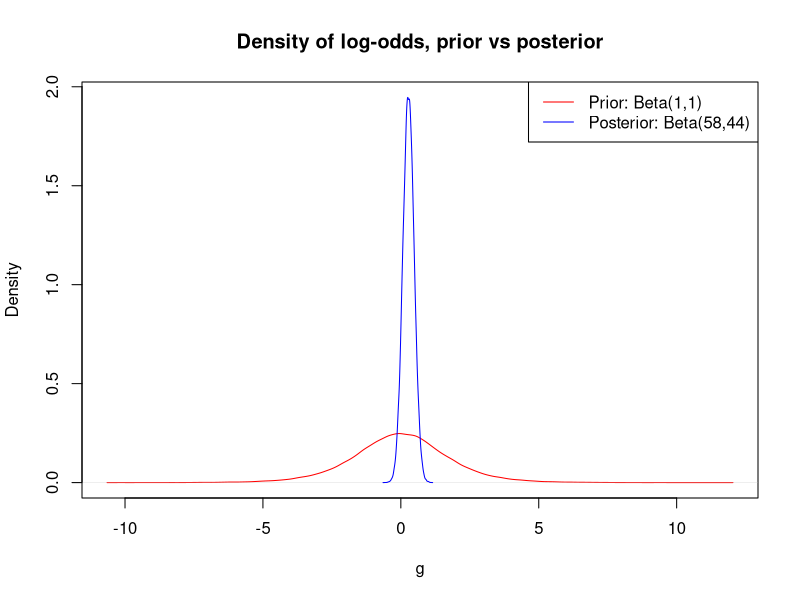
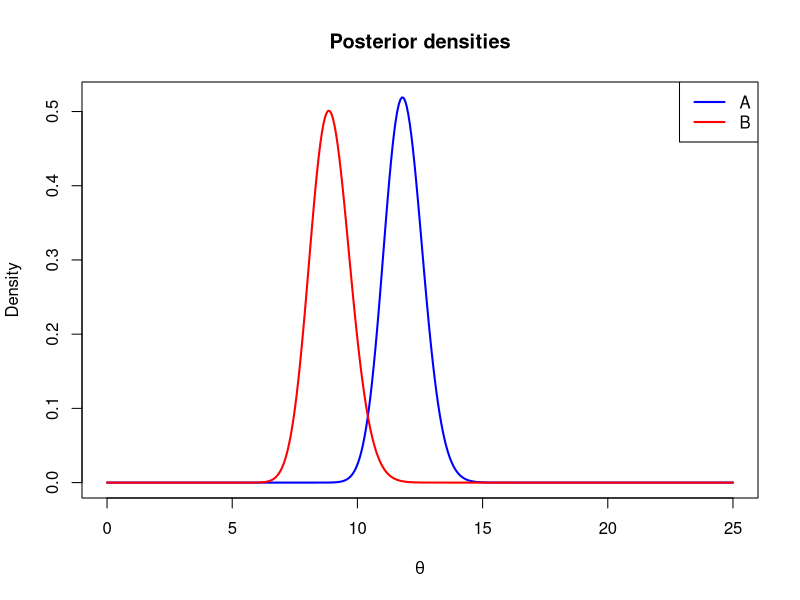
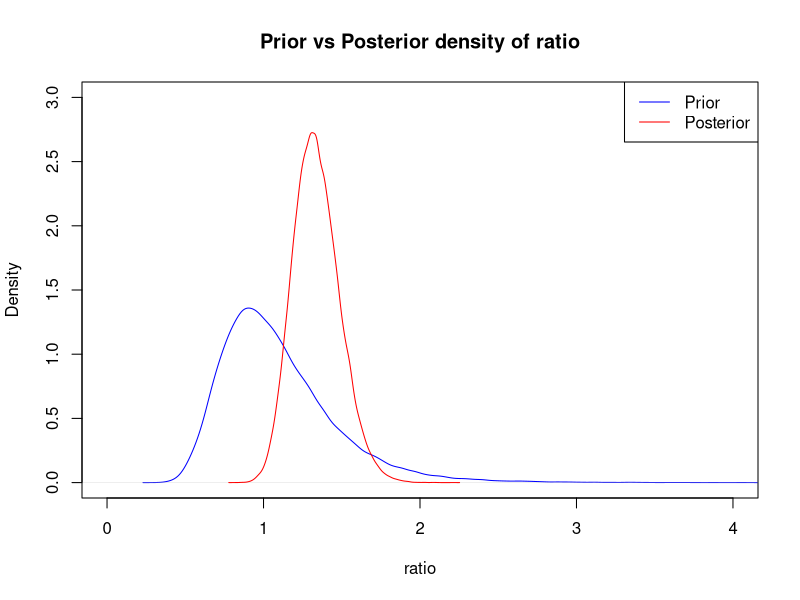
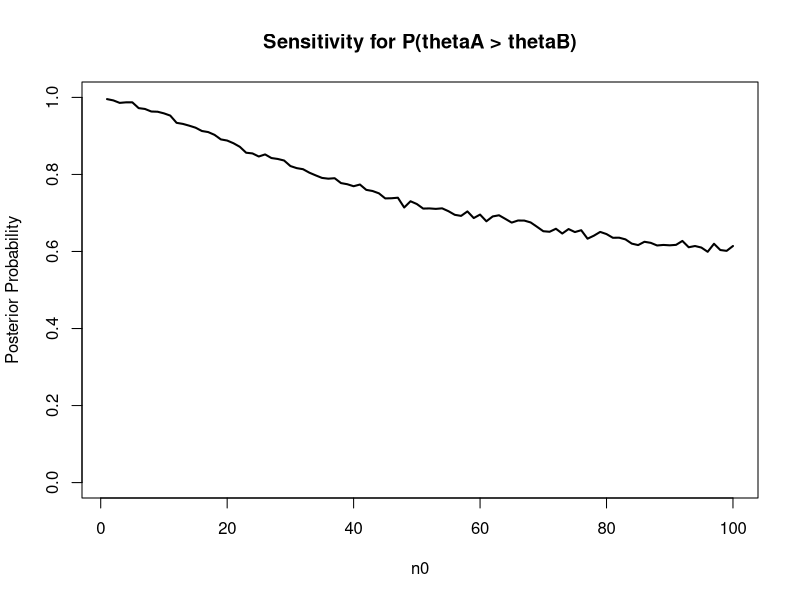

These figures' R source, in order:
## ---- chunk 1
library(knitr)
opts_chunk$set(
  echo = TRUE,
  warning = FALSE,
  message = FALSE,
  error = FALSE
)
## ---- chunk 2
S <- 57
n <- 100
alpha_prior <- 1
beta_prior <- 1
alpha_post <- alpha_prior + S
beta_post <- beta_prior + n - S
post_mean <- alpha_post / (alpha_post + beta_post)
credible_interval <- qbeta(c(0.025, 0.975), alpha_post, beta_post)
## ---- chunk 3
alpha_prior <- 1
beta_prior <- 3
alpha_post <- alpha_prior + S
beta_post <- beta_prior + n - S
post_mean <- alpha_post / (alpha_post + beta_post)
credible_interval <- qbeta(c(0.025, 0.975), alpha_post, beta_post)
## ---- chunk 4
alpha_prior <- 3
beta_prior <- 1
alpha_post <- alpha_prior + S
beta_post <- beta_prior + n - S
post_mean <- alpha_post / (alpha_post + beta_post)
credible_interval <- qbeta(c(0.025, 0.975), alpha_post, beta_post)
## ---- chunk 5
set.seed(465)
M <- 100000
post_theta <- rbeta(M, 58, 44)
post_g <- log(post_theta / (1 - post_theta))

post_mean_g <- mean(post_g)
post_ci_g <- quantile(post_g, c(0.025, 0.975))

prior_theta <- rbeta(M, 1, 1) # same as runif(), but in beta form
prior_g <- log(prior_theta / (1 - prior_theta))

prior_mean_g <- mean(prior_g)
prior_ci_g <- quantile(prior_g, c(0.025, 0.975))
## ---- chunk 6
plot(density(prior_g),
     main = "Density of log-odds, prior vs posterior", xlab = "g",
     ylim = c(0, max(density(prior_g)$y, density(post_g)$y)), col='red')
lines(density(post_g), col='blue')
legend("topright", legend = c("Prior: Beta(1,1)", "Posterior: Beta(58,44)"),
       col = c("red", "blue"), lty = c(1,1))
## ---- chunk 7
yA <- c(12,9,12,14,13,13,15,8,15,6)
yB <- c(11,11,10,9,9,8,7,10,6,8,8,9,7)

nA <- length(yA)
nB <- length(yB)
sumA <- sum(yA)
sumB <- sum(yB)

aA_prior <- 120
bA_prior <- 10
aB_prior <- 12
bB_prior <- 1
aA_post <- aA_prior + sumA
bA_post <- bA_prior + nA
aB_post <- aB_prior + sumB
bB_post <- bB_prior + nB

x <- seq(0,25,length=400)
plot(x, dgamma(x, shape=aA_post, rate=bA_post), type="l", col="blue", lwd=2,
     ylab="Density", xlab=expression(theta),
     main="Posterior densities")
lines(x, dgamma(x, shape=aB_post, rate=bB_post), col="red", lwd=2)
legend("topright", legend=c("A","B"),
       col=c("blue","red"), lwd=2)
## ---- chunk 8
mean_A <- aA_post / bA_post
mode_A <- (aA_post - 1) / bA_post
ci_A   <- qgamma(c(0.025,0.975), shape=aA_post, rate=bA_post)

mean_B <- aB_post / bB_post
mode_B <- (aB_post - 1) / bB_post
ci_B   <- qgamma(c(0.025,0.975), shape=aB_post, rate=bB_post)
## ---- chunk 9
set.seed(465)
M <- 100000

prior_A <- rgamma(M, shape=aA_prior, rate=bA_prior)
prior_B <- rgamma(M, shape=aB_prior, rate=bB_prior)
ratio_prior <- prior_A/prior_B

post_A <- rgamma(M, shape=aA_post, rate=bA_post)
post_B <- rgamma(M, shape=aB_post, rate=bB_post)
ratio_post <- post_A/post_B

plot(density(ratio_prior), xlim=c(0,4), ylim=c(0,3),
     main="Prior vs Posterior density of ratio",
     xlab='ratio', col="blue")
lines(density(ratio_post), col="red")
legend("topright", legend=c("Prior","Posterior"),
       col=c("blue","red"), lty=c(1,1))
## ---- chunk 10
mean_ratio <- mean(ratio_post)
ci_ratio   <- quantile(ratio_post, c(0.025,0.975))
## ---- chunk 11
n0_values <- 1:100
p_values <- numeric(length(n0_values))

for (i in seq_along(n0_values)) {
  n0 <- n0_values[i]
  aB_p <- 12 * n0
  bB_p <- n0
  aB_post_n0 <- aB_p + sumB
  bB_post_n0 <- bB_p + nB
  samp_A <- rgamma(5000, shape=aA_post, rate=bA_post)
  samp_B <- rgamma(5000, shape=aB_post_n0, rate=bB_post_n0)
  p_values[i] <- mean(samp_A > samp_B)
}

plot(n0_values, p_values, type="l", lwd=2,
     main="Sensitivity for P(thetaA > thetaB)",
     xlab='n0', ylab="Posterior Probability",
     ylim=c(0,1))
